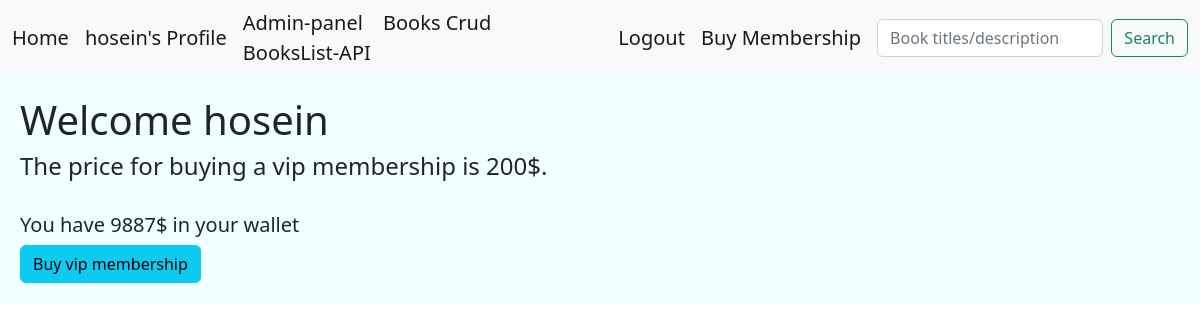
The app's page /Sub/ (signed in), older data.
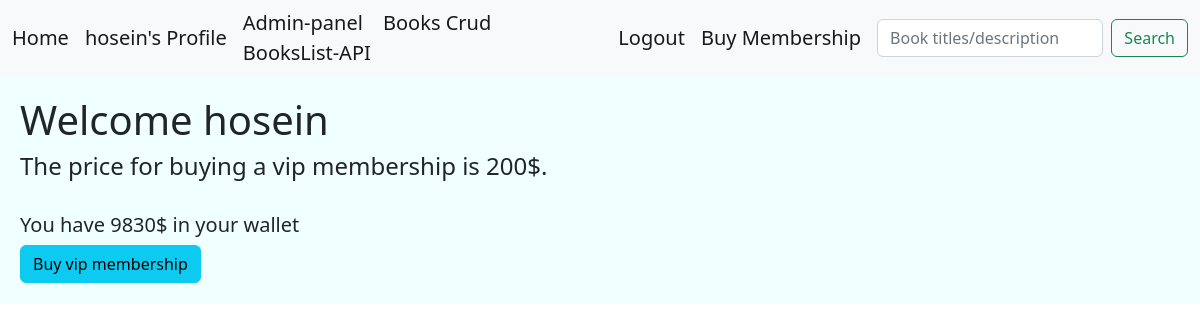
The same page, newer data.
### account/models.py (models this page shows, shortened)
class CustomUser(AbstractBaseUser):
    MEMBERSHIP_NORMAL = 'N'
    MEMBERSHIP_VIP = 'V'
    MEMBERSHIP_CHOICES = [
        (MEMBERSHIP_NORMAL,'Normal'),
        (MEMBERSHIP_VIP,'VIP'),
    ]
    full_name = models.CharField(max_length=100,unique=True,null=True)
    email = models.EmailField(unique=True)
    expiration_date = models.DateField(null=True)
    membership = models.CharField(max_length=1, choices= MEMBERSHIP_CHOICES, default= MEMBERSHIP_NORMAL)
    phone = models.CharField(max_length=11, unique=True, null=True)
    is_active = models.BooleanField(default=True)
    is_admin = models.BooleanField(default=False)
    wallet = models.PositiveIntegerField(default=0)
    objects = UserManager()
    USERNAME_FIELD = 'phone'
    REQUIRED_FIELDS = ['email','password','full_name',]

### library/views.py (the view)
# urls.py: path('Sub/',views.Subscription.as_view(), name='sub'),
class Subscription(View):
    def get(self,request):
        try:
            user = User.objects.get(id=request.user.id)
            return render(request, 'library/sub.html',{'user_id':user.id})
        except:
            user = 0
            return render(request, 'library/sub.html',{'user_id':user})

### library/templates/library/sub.html (shortened to what this page needs)
<!DOCTYPE html>
<html lang="en">
<head>
    <link href="https://cdn.jsdelivr.net/npm/bootstrap@5.2.0-beta1/dist/css/bootstrap.min.css" rel="stylesheet">
</head>
<body>
{% include 'include/navbar.html' %}
<div class="jumbotron">
    {% block content %} <H1> Welcome {{ request.user.full_name }} </H1>
    <H4>The price for buying a vip membership is 200$.</H4>
</br> <H5> You have {{request.user.wallet}}$ in your wallet</H5>
    <a href="{% url 'library:buy' user_id  %}" class="btn btn-info">Buy vip membership</a>
    {% endblock %}
</div>
</body>
</html>

### templates/include/navbar.html (shortened to what this page needs)
<nav class="navbar navbar-expand-lg bg-light">
    <div class="container-fluid">
      <a class="navbar-brand" href=" {% url 'library:home' %} ">Home</a>
      {% if request.user.is_authenticated %}
        <a class="navbar-brand" aria-current="page" href="{% url 'library:user' request.user.id %}">{{request.user.full_name}}'s Profile</a>
      {% endif %}
      <div class="collapse navbar-collapse" id="navbarSupportedContent">
        <ul class="navbar-nav me-auto mb-2 mb-lg-0">
          <li class="nav-item">
            <a class="navbar-brand" aria-current="page" href="http://127.0.0.1:8000/admin">Admin-panel</a>
            <a class="navbar-brand" aria-current="page" href="{% url 'library:bcrud' 0 %}">Books Crud</a>
            <a class="navbar-brand" aria-current="page" href="{% url 'library:bookapi' %}">BooksList-API</a>
          </li>
        </ul>
      {% if request.user.is_authenticated %}
        <a class="navbar-brand" href=" {% url 'account:User_Logout' %} ">Logout</a>
      {% endif %}
      <a class="navbar-brand" href=" {% url 'library:sub' %} ">Buy Membership</a>
      <form class="d-flex" role="search" method="GET" action="{% url 'library:search' %}">
        <input class="form-control me-2" type="search" placeholder="Book titles/description" aria-label="Search" name="search_input">
        <button class="btn btn-outline-success" type="submit">Search</button>
      </form>
      </div>
    </div>
  </nav>

Row changes from the older to the newer data that the page shows:
changed CustomUser "hosein": user.wallet "9887" → "9830"
